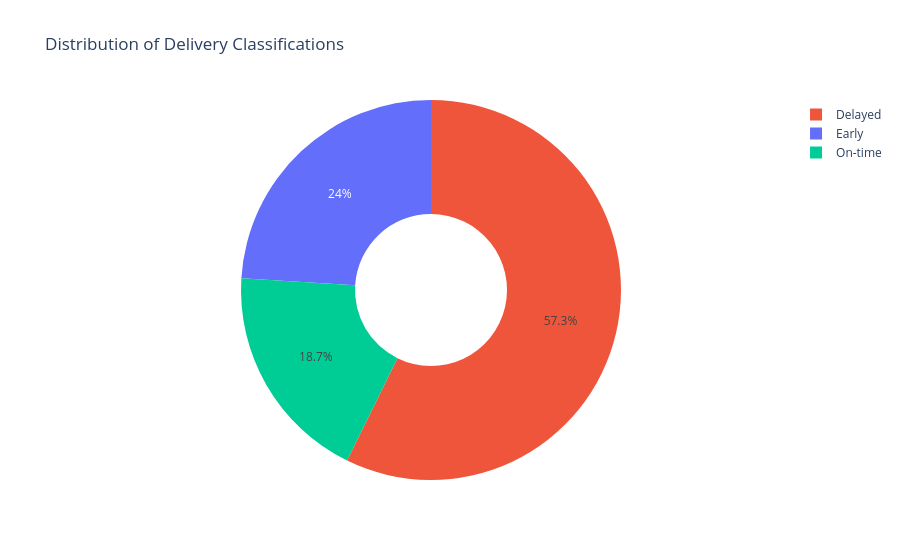

The notebook cell saved with this chart:
### Code cell
# 1. Delivery Classification Distribution
status_counts = df['delivery_classification'].value_counts().reset_index()
status_counts.columns = ['Delivery Status', 'Count']

# Create an interactive pie chart with specific color branding
fig1 = px.pie(status_counts, 
              values='Count', 
              names='Delivery Status',
              title='Distribution of Delivery Classifications',
              hole=0.4, # Makes it a modern donut chart
              color='Delivery Status',
              color_discrete_map={'Delayed': '#EF553B', 'On-time': '#00CC96', 'Early': '#636EFA'})

# Display the interactive plot
fig1.show()

### Figure 1 — Plotly figure (JSON) as saved in the notebook; plotly's stock layout.template omitted (floating-point values rounded to 4 significant figures)
{"data": [{"customdata": [["Delayed"], ["Early"], ["On-time"]], "domain": {"x": [0, 1], "y": [0, 1]}, "hole": 0.4, "hovertemplate": "Delivery Status=%{customdata[0]}<br>Count=%{value}<extra></extra>", "labels": ["Delayed", "Early", "On-time"], "legendgroup": "", "marker": {"colors": ["#EF553B", "#636EFA", "#00CC96"]}, "name": "", "showlegend": true, "type": "pie", "values": [103395, 43363, 33750]}], "layout": {"legend": {"tracegroupgap": 0}, "title": {"text": "Distribution of Delivery Classifications"}}}
